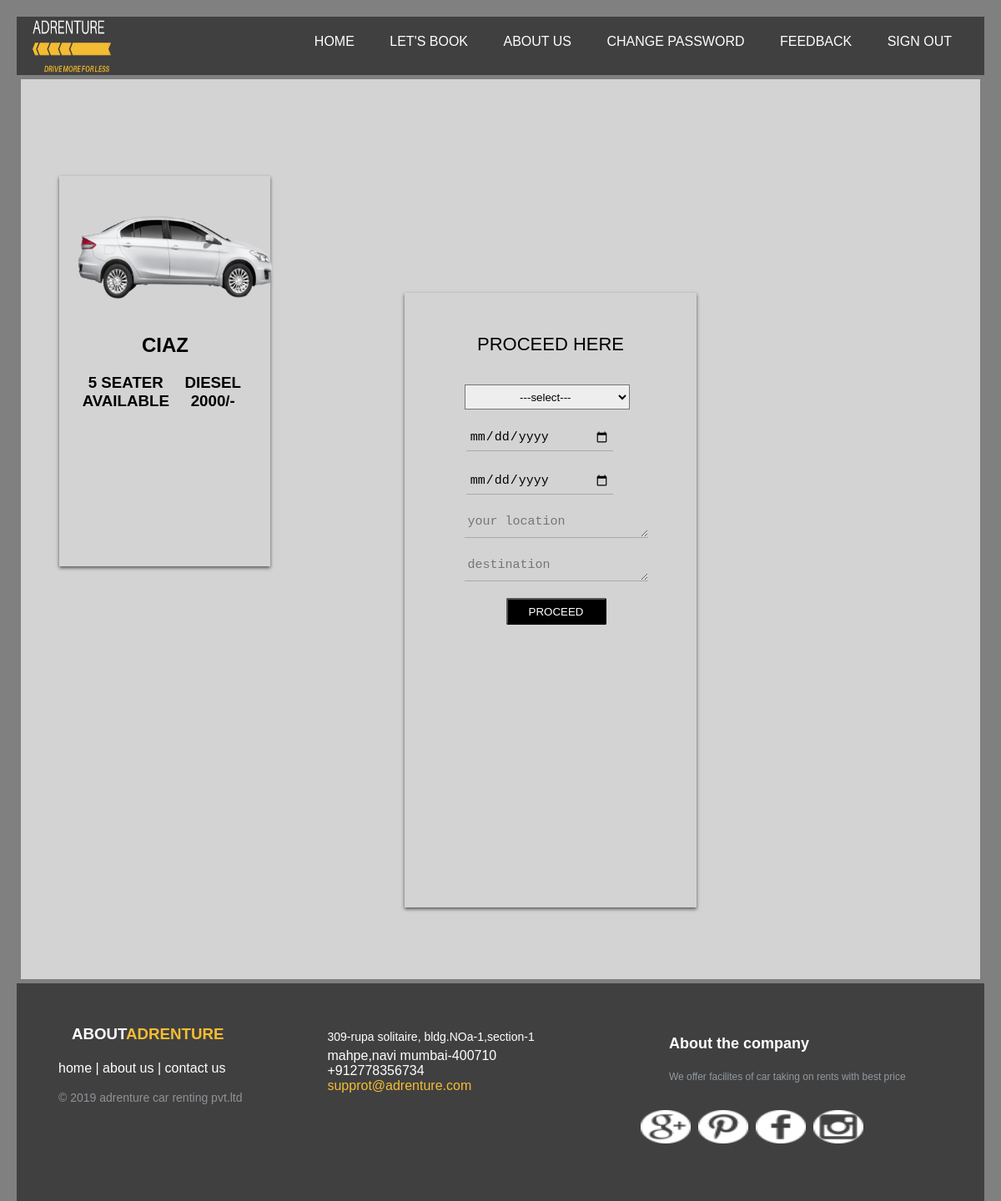
Screenshot of /index.php?page=book&book=4 (signed in) with the database file from the repository.
### tables this page shows
CREATE TABLE IF NOT EXISTS `cartb` (
`c_id` int(20) NOT NULL,
  `v_nm` varchar(20) NOT NULL,
  `v_img` text NOT NULL,
  `v_fueltype` varchar(20) NOT NULL,
  `v_seats` int(20) NOT NULL,
  `v_rent` int(20) NOT NULL,
  `v_status` varchar(20) NOT NULL,
  `v_trans` varchar(20) NOT NULL,
  `qty` int(20) NOT NULL,
  `c_type` varchar(100) NOT NULL
);

### include/book.php (the view, shortened to what this page needs)
<?php
	$con=mysql_connect('localhost','root','root') or die("connect can't establish...");
?>
<html>
	<body>
		<div class="card1">
			<?php
				if (isset($_GET['book']))
				{
					$c_id = $_REQUEST['book'];
					$sel = "SELECT * FROM cartb where c_id=$c_id";
					$results = mysql_query($sel,$con );
					while ($row = mysql_fetch_array($results))
					{
			?>
				<div class="photo">
					<img src="upload/<?php echo $row['v_img'];?>" width="250px" height="189px">
				</div>
				<div class="description">
					<h2><?php echo $row['v_nm']; ?></h2>
				</div>
					<h3 class="d2"><?php echo $row['v_seats']; echo "&nbsp;seater";?><br>
					<?php echo $row['v_trans'];  ?></h3>
					<h3 class="d1"><?php echo $row['v_fueltype'];  ?><br>
					<?php echo $row['v_rent'];  echo "/-"; ?></h3>
			<?php
					}
				}
			?>
		</div>
		<form action="action/insert_pay.php" method="post">
			<div class="book-box">
				<h1>PROCEED HERE</h1><br><br><br>
				<div class="left-box">
				<select class="selcls" required name="city">
					<option value=''>---select---</option>
				</select> <br><br>
				<input type="date" name="fd" required />
				<input type="date" name="td" required  />
					<textarea name="start_pos" row="4"  placeholder="your location" required ></textarea>
					<textarea name="end_pos" row="4"  placeholder="destination" required ></textarea>
					<input type="submit" name="pay" value="proceed" /><br>
				</div>
			</div>
		</form>
	</body>
</html>

### css/hstyle.css (style rules this page uses)
body,html { margin:10px; padding:0; background-color:grey; font-family:Arial,Helvetica,Sans-Serif; }

### css/cstyle.css (style rules this page uses)
.left-box { position:absolute; top:0; margin-top:18%; margin-left:-1%; box-sizing:border-box; padding:40px; width:300px; height:400px; }
h1 { margin:0 0 20px 0; font-weight:300; font-size:22px; }
input[type="text"], input[type="password"], input[type="email"], input[type="date"], textarea { display:block; box-sizing:border-box; margin-bottom:20px; padding:4px; width:220px; height:32px; border:none; outline:none; background:transparent; border-bottom:1px solid #aaa; font-weight:400; font-size:15px; transition:0.2s ease; }
input[type="date"] { margin-left:1%; width:80%; }
input[type="submit"], input[type="reset"] { margin-bottom:28px; height:32px; width:120px; background:#000; border-radius:2px; color:#fff; font-weight:500; text-transform:uppercase; transition:0.25 ease; cursor:pointer; }
.left-box { position:absolute; box-sizing: border-box; padding: 40px; width: 300px; height: 390px; }
.photo { float:right; padding-right:5px; }
.description { float:center; width:59%; border-right:10px; border-color:black; }
h2 { float:center; padding-left:10%; padding-top:10px; text-transform:uppercase; }
h3 { float:left; padding-left:5%; text-transform:uppercase; text-align:center; }
.card1 { background:transparent; width:22%; height:60%; margin:4%; box-shadow: 0 2px 4px rgba(0, 0, 0, 0.6); }
.card1 .photo { padding-left:15px; float:left; }
.card1 .description { float:center; padding:15px; }
h2 { padding-left:50%; padding-top:10px; }
.d2 { float:left; margin-left:15px; margin-top:-15px; }
.d1 { float:right; margin-right:35px; margin-top:-15px; }
.book-box { position:relative; margin-top:-32.5%; margin-left:40%; background:transpernet; height:90%; width:350px; box-shadow:0 2px 4px rgba(0,0,0,0.6); padding-top:3%; }
.book-box .selcls { width:90%; background:#eeeeee none repeat scroll 00; height:30px; padding-left:28%; border:1px solid balck; color:black; margin-left:-10%; }
.book-box .left-box { position:absolute; box-sizing:border-box; width:300px; height:380px; margin-top:20%; margin-left:9%; }

### rows the page displays
cartb: v_img (picture), v_nm "CIAZ", v_seats "5", v_trans "AVAILABLE", v_fueltype "DIESEL", v_rent "2000"
